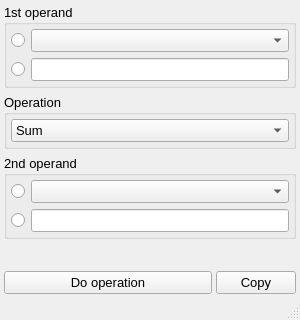
<?xml version="1.0" encoding="UTF-8"?>
<ui version="4.0">
 <class>Math_operations</class>
 <widget class="QMainWindow" name="Math_operations">
  <property name="geometry">
   <rect>
    <x>0</x>
    <y>0</y>
    <width>300</width>
    <height>320</height>
   </rect>
  </property>
  <property name="windowTitle">
   <string>MathOperation</string>
  </property>
  <property name="iconSize">
   <size>
    <width>20</width>
    <height>20</height>
   </size>
  </property>
  <property name="unifiedTitleAndToolBarOnMac">
   <bool>true</bool>
  </property>
  <widget class="QWidget" name="centralwidget">
   <layout class="QGridLayout" name="gridLayout_4" rowstretch="1,0,1,0,0,0" columnstretch="1,0">
    <property name="leftMargin">
     <number>4</number>
    </property>
    <property name="topMargin">
     <number>4</number>
    </property>
    <property name="rightMargin">
     <number>4</number>
    </property>
    <property name="bottomMargin">
     <number>4</number>
    </property>
    <property name="horizontalSpacing">
     <number>4</number>
    </property>
    <item row="0" column="0" colspan="2">
     <widget class="QGroupBox" name="first">
      <property name="font">
       <font>
        <pointsize>10</pointsize>
       </font>
      </property>
      <property name="title">
       <string>1st operand</string>
      </property>
      <layout class="QGridLayout" name="gridLayout">
       <property name="leftMargin">
        <number>4</number>
       </property>
       <property name="topMargin">
        <number>4</number>
       </property>
       <property name="rightMargin">
        <number>4</number>
       </property>
       <property name="bottomMargin">
        <number>4</number>
       </property>
       <item row="1" column="0">
        <widget class="QRadioButton" name="radioNumber1">
         <property name="font">
          <font>
           <pointsize>10</pointsize>
          </font>
         </property>
         <property name="text">
          <string/>
         </property>
         <property name="neutrinoSave" stdset="0">
          <bool>true</bool>
         </property>
        </widget>
       </item>
       <item row="1" column="1">
        <widget class="QLineEdit" name="num1">
         <property name="neutrinoSave" stdset="0">
          <bool>true</bool>
         </property>
        </widget>
       </item>
       <item row="0" column="0">
        <widget class="QRadioButton" name="radioImage1">
         <property name="font">
          <font>
           <pointsize>10</pointsize>
          </font>
         </property>
         <property name="text">
          <string/>
         </property>
         <property name="neutrinoSave" stdset="0">
          <bool>true</bool>
         </property>
        </widget>
       </item>
       <item row="0" column="1">
        <widget class="QComboBox" name="image1">
         <property name="font">
          <font>
           <pointsize>10</pointsize>
          </font>
         </property>
         <property name="neutrinoImage" stdset="0">
          <bool>true</bool>
         </property>
        </widget>
       </item>
      </layout>
     </widget>
    </item>
    <item row="1" column="0" colspan="2">
     <widget class="QGroupBox" name="groupBox_2">
      <property name="font">
       <font>
        <pointsize>10</pointsize>
       </font>
      </property>
      <property name="title">
       <string>Operation</string>
      </property>
      <layout class="QGridLayout" name="gridLayout_2">
       <property name="leftMargin">
        <number>4</number>
       </property>
       <property name="topMargin">
        <number>4</number>
       </property>
       <property name="rightMargin">
        <number>4</number>
       </property>
       <property name="bottomMargin">
        <number>4</number>
       </property>
       <item row="0" column="0">
        <widget class="QComboBox" name="operation">
         <property name="font">
          <font>
           <pointsize>10</pointsize>
          </font>
         </property>
         <property name="neutrinoSave" stdset="0">
          <bool>false</bool>
         </property>
         <item>
          <property name="text">
           <string>Sum</string>
          </property>
         </item>
         <item>
          <property name="text">
           <string>Subtraction</string>
          </property>
         </item>
         <item>
          <property name="text">
           <string>Multiplication</string>
          </property>
         </item>
         <item>
          <property name="text">
           <string>Division</string>
          </property>
         </item>
         <item>
          <property name="text">
           <string>Mean</string>
          </property>
         </item>
         <item>
          <property name="text">
           <string>Min</string>
          </property>
         </item>
         <item>
          <property name="text">
           <string>Max</string>
          </property>
         </item>
         <item>
          <property name="text">
           <string>Mod</string>
          </property>
         </item>
         <item>
          <property name="text">
           <string>---------------------</string>
          </property>
         </item>
         <item>
          <property name="text">
           <string>Power</string>
          </property>
         </item>
         <item>
          <property name="text">
           <string>Blur</string>
          </property>
         </item>
         <item>
          <property name="text">
           <string>Median</string>
          </property>
         </item>
         <item>
          <property name="text">
           <string>Rotate</string>
          </property>
         </item>
         <item>
          <property name="text">
           <string>Blur+Laplace</string>
          </property>
         </item>
         <item>
          <property name="text">
           <string>Blur+Sobel</string>
          </property>
         </item>
         <item>
          <property name="text">
           <string>Plasma lambda[m]</string>
          </property>
         </item>
         <item>
          <property name="text">
           <string>Remanider</string>
          </property>
         </item>
         <item>
          <property name="text">
           <string>Resize</string>
          </property>
         </item>
         <item>
          <property name="text">
           <string>Add noise</string>
          </property>
         </item>
         <item>
          <property name="text">
           <string>---------------------</string>
          </property>
         </item>
         <item>
          <property name="text">
           <string>Transpose</string>
          </property>
         </item>
         <item>
          <property name="text">
           <string>Log 10</string>
          </property>
         </item>
         <item>
          <property name="text">
           <string>Ln</string>
          </property>
         </item>
         <item>
          <property name="text">
           <string>Abs</string>
          </property>
         </item>
         <item>
          <property name="text">
           <string>Square</string>
          </property>
         </item>
         <item>
          <property name="text">
           <string>Sqrt</string>
          </property>
         </item>
         <item>
          <property name="text">
           <string>Sin</string>
          </property>
         </item>
         <item>
          <property name="text">
           <string>Cos</string>
          </property>
         </item>
         <item>
          <property name="text">
           <string>Tan</string>
          </property>
         </item>
         <item>
          <property name="text">
           <string>Laplace</string>
          </property>
         </item>
         <item>
          <property name="text">
           <string>Sobel</string>
          </property>
         </item>
         <item>
          <property name="text">
           <string>Sobel Dir</string>
          </property>
         </item>
         <item>
          <property name="text">
           <string>Scharr</string>
          </property>
         </item>
        </widget>
       </item>
      </layout>
     </widget>
    </item>
    <item row="2" column="0" colspan="2">
     <widget class="QGroupBox" name="second">
      <property name="font">
       <font>
        <pointsize>10</pointsize>
       </font>
      </property>
      <property name="title">
       <string>2nd operand</string>
      </property>
      <layout class="QGridLayout" name="gridLayout_3">
       <property name="leftMargin">
        <number>4</number>
       </property>
       <property name="topMargin">
        <number>4</number>
       </property>
       <property name="rightMargin">
        <number>4</number>
       </property>
       <property name="bottomMargin">
        <number>4</number>
       </property>
       <item row="0" column="1">
        <widget class="QComboBox" name="image2">
         <property name="font">
          <font>
           <pointsize>10</pointsize>
          </font>
         </property>
         <property name="neutrinoImage" stdset="0">
          <bool>true</bool>
         </property>
        </widget>
       </item>
       <item row="1" column="0">
        <widget class="QRadioButton" name="radioNumber2">
         <property name="font">
          <font>
           <pointsize>10</pointsize>
          </font>
         </property>
         <property name="text">
          <string/>
         </property>
         <property name="neutrinoSave" stdset="0">
          <bool>true</bool>
         </property>
        </widget>
       </item>
       <item row="0" column="0">
        <widget class="QRadioButton" name="radioImage2">
         <property name="font">
          <font>
           <pointsize>10</pointsize>
          </font>
         </property>
         <property name="text">
          <string/>
         </property>
         <property name="neutrinoSave" stdset="0">
          <bool>true</bool>
         </property>
        </widget>
       </item>
       <item row="1" column="1">
        <widget class="QLineEdit" name="num2">
         <property name="neutrinoSave" stdset="0">
          <bool>true</bool>
         </property>
        </widget>
       </item>
      </layout>
     </widget>
    </item>
    <item row="5" column="1">
     <widget class="QPushButton" name="copyButton">
      <property name="font">
       <font>
        <pointsize>10</pointsize>
       </font>
      </property>
      <property name="text">
       <string>Copy</string>
      </property>
     </widget>
    </item>
    <item row="5" column="0">
     <widget class="QPushButton" name="calculate">
      <property name="font">
       <font>
        <pointsize>10</pointsize>
       </font>
      </property>
      <property name="text">
       <string>Do operation</string>
      </property>
     </widget>
    </item>
    <item row="3" column="0">
     <spacer name="verticalSpacer">
      <property name="orientation">
       <enum>Qt::Vertical</enum>
      </property>
      <property name="sizeHint" stdset="0">
       <size>
        <width>20</width>
        <height>40</height>
       </size>
      </property>
     </spacer>
    </item>
   </layout>
  </widget>
  <widget class="QStatusBar" name="statusbar">
   <property name="font">
    <font>
     <pointsize>10</pointsize>
    </font>
   </property>
  </widget>
 </widget>
 <resources/>
 <connections/>
</ui>
